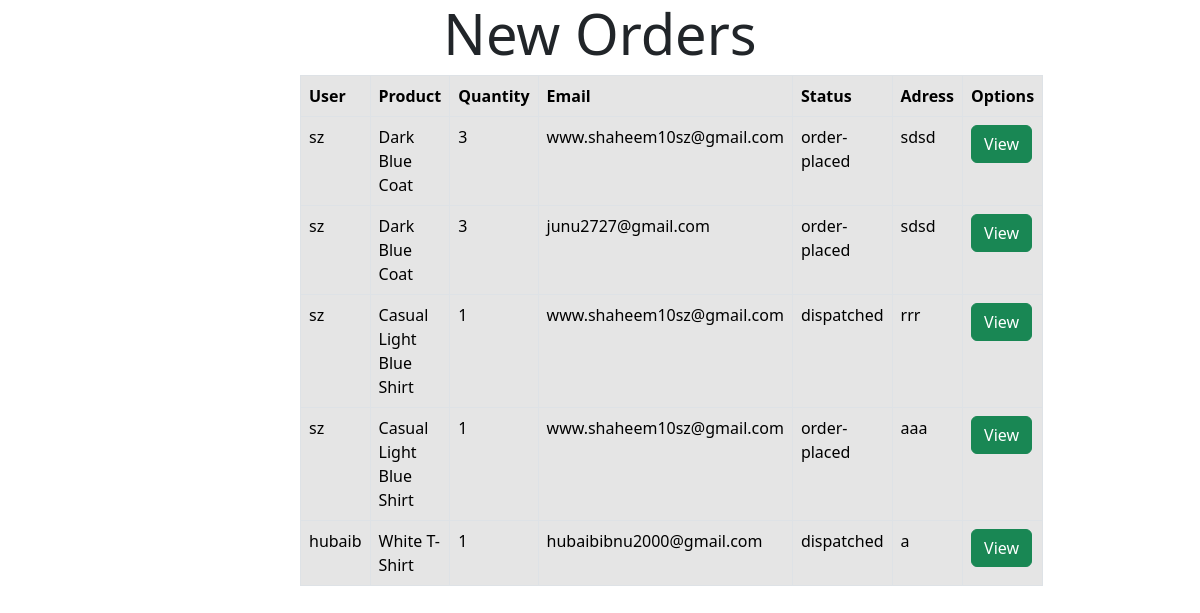
The app's page /order/list with its own data.
### user_app/models.py (models this page shows)
class Orders(models.Model):
    product = models.ForeignKey(Cart,on_delete=models.CASCADE)
    user = models.ForeignKey(User,on_delete=models.CASCADE)
    address = models.TextField(max_length=200)
    email = models.EmailField()
    options =(
        ('order-placed','order-placed'),
        ('cancelled','cancelled'),
        ('dispatched','dispatched'),
        ('delivered','delivered'),
    )
    status = models.CharField(max_length=100,default='order-placed',choices=options)
    date = models.DateField(auto_now_add=True)
    exp_date = models.DateField(null=True,blank=True)

class Cart(models.Model):
    product=models.ForeignKey(Products,on_delete=models.CASCADE)
    user = models.ForeignKey(User,on_delete=models.CASCADE)
    quantity = models.PositiveIntegerField(default=1)
    date = models.DateField(auto_now_add=True)
    options =(
        ('in-cart','in-cart'),
        ('order-placed','order-placed'),
        ('cancelled','cancelled')
    )
    status = models.CharField(max_length=100,default='in-cart',choices=options)

### admin_app/models.py (models this page shows, shortened)
class Products(models.Model):
    product_name = models.CharField(max_length=100)
    price = models.PositiveIntegerField()
    description = models.TextField(max_length=100)
    rating = models.PositiveIntegerField(null=True,blank=True)
    image = models.ImageField(upload_to='images')
    category = models.ForeignKey(Category,on_delete=models.CASCADE)

### admin_app/views.py (the view)
# urls.py: path('order/list',views.NewOrderList.as_view(),name = 'orderlist_view'),
class NewOrderList(ListView):
    template_name = 'allorder.html'
    model = Orders
    context_object_name = 'orderall'
    def get_queryset(self):
        return Orders.objects.all().exclude(status="delivered")          #.exclude(status = 'order-placed')

### user_app/context_processors.py (called while the page is built)
def cart_count(request):
    if request.user.is_authenticated:
        count = Cart.objects.filter(user = request.user,status = 'in-cart').count()
        return {'count':count}
    else:
        return {'count':0}

def order_count(request):
    if request.user.is_authenticated:
        order_count = Orders.objects.filter(user = request.user,status = 'order-placed').count()
        return {'order_count':order_count}
    else:
        return {'order_count':0}

### admin_app/templates/allorder.html (shortened to what this page needs)
<!DOCTYPE html>
<html lang="en">
<head>
  <link href="https://cdn.jsdelivr.net/npm/bootstrap@5.3.3/dist/css/bootstrap.min.css" rel="stylesheet"
>
</head>
<body>
  <div style="display: flex; justify-content: space-between; flex-direction: column; width: 50%; margin: auto;">
    <h1 class="display-4" style="text-align: center;">New Orders</h1>
    {% if orderall %}
    <table class="table table-active table-bordered">
      <tr>
        <th>User</th>
        <th>Product</th>
        <th>Quantity</th>
        <th>Email</th>
        <th>Status</th>
        <th>Adress</th>
        <th>Options</th>
      </tr>
      {% for i in orderall %}
      <tr>
        <td>{{i.user.username}}</td>
        <td>{{i.product.product.product_name}}</td>
        <td>{{i.product.quantity}}</td>
        <td>{{i.email}}</td>
        <td>{{i.status}}</td>
        <td>{{i.address}}</td>
        <td><a href="{% url 'orderdetail_view' i.id %}" class="btn btn-success">View</a></td>
      </tr>
      {% endfor %}
    </table>
    {% endif %}
  </div>
</body>
</html>

### records on screen
Orders: user.username "sz", product.product.product_name "Dark Blue Coat", product.quantity "3", email "www.shaheem10sz@gmail.com", status "order-placed", address "sdsd"
Orders: user.username "sz", product.product.product_name "Dark Blue Coat", product.quantity "3", email "junu2727@gmail.com", status "order-placed", address "sdsd"
Orders: user.username "sz", product.product.product_name "Casual Light Blue Shirt", product.quantity "1", email "www.shaheem10sz@gmail.com", status "dispatched", address "rrr"
Orders: user.username "sz", product.product.product_name "Casual Light Blue Shirt", product.quantity "1", email "www.shaheem10sz@gmail.com", status "order-placed", address "aaa"
Orders: user.username "hubaib", product.product.product_name "White T-Shirt", product.quantity "1", email "hubaibibnu2000@gmail.com", status "dispatched", address "a"
